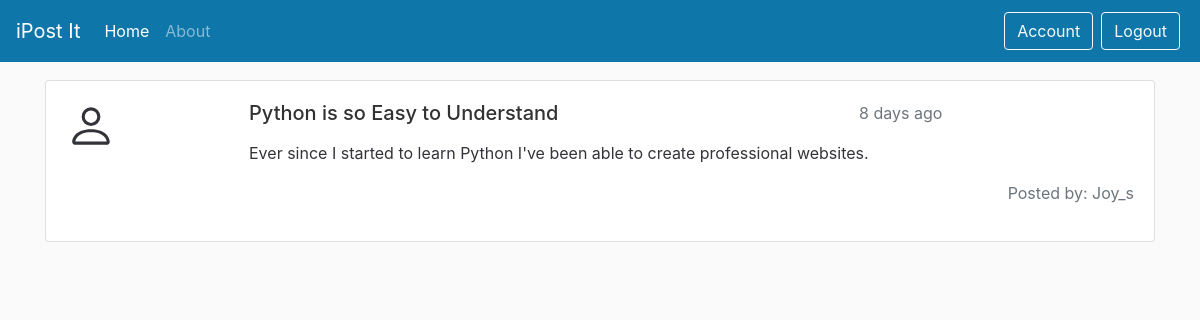
Page /single_post_it/2/ (signed in) on the committed database.
### post/models.py (models this page shows, shortened)
class PostIt(models.Model):
    post_title = models.CharField(max_length=100)
    post_body = models.TextField(max_length=300)
    posted_date = models.DateTimeField(default=timezone.now)
    posted_by = models.ForeignKey(User, on_delete=models.CASCADE)
    def time_published(self):
        time_difference = timezone.now() - self.posted_date
        if time_difference.days == 0 and 0 <=time_difference.seconds < 60:
            seconds = time_difference.seconds
            if seconds == 1:
                return f'{str(seconds)} second ago'
            else:
                return f'{str(seconds)} seconds ago'
        if time_difference.days == 0 and 60 <= time_difference.seconds < 3600:
            minutes = math.floor(time_difference.seconds / 60)
            if minutes == 1:
                return f'{str(minutes)} minute ago'
            else:
                return f'{str(minutes)} minutes ago'
        if time_difference.days == 0 and 3600 <= time_difference.seconds < 86400:
            hours = math.floor(time_difference.seconds / 3600)
            if hours == 1:
                return f'{str(hours)} hour ago'
            else:
                return f'{str(hours)} hours ago'
        if 1 <= time_difference.days < 30:
            days = time_difference.days
            if days == 1:
                return f'{str(days)} day ago'
            else:
                return f'{str(days)} days ago'

### post/views.py (the view)
# urls.py: path('single_post_it/<int:post_it_id>/', views.single_post_it, name='single_post_it'),
@login_required()
def single_post_it(request, post_it_id, update=None):
    data = get_object_or_404(PostIt, id=post_it_id)  # Using get_object_or_404
    update_screen = True if update == 'update' else False
    if request.method == 'POST':
        form = PostItForm(request.POST, instance=data)
        if form.is_valid():
            form.save()
            return redirect('post-home')
    else:
        form = PostItForm(instance=data)  # Ensure form is initialized with data on GET requests
    context = {
        'post_it': data,
        'update': update_screen,
        'form': form
    }
    return render(request, 'post/single-postit.html', context)

### post/templates/post/single-postit.html (shortened to what this page needs)
{% extends "post/main.html" %}
{% load crispy_forms_tags %}
{% block content %}
<div class="container">
    <div class="card mb-4">
{% if not update or post_it.posted_by.id != user.id %}
        <div class="card-body">
            <div>
                <div class="row">
                    <div class="col-2">
                    </div>
                    <div class="col-10">
                        <div class="row">
                            <div class="col">
                                <h5 class="card-title">{{post_it.post_title}}</h5>
                            </div>
                            <div class="col-4">
                                <p class="text-muted">{{post_it.time_published}}</p>
                            </div>
                        </div>
                        <p class="card-text">
                            {{post_it.post_body}}
                        </p>
                    </div>
                </div>
                <div class="mt-3">
                    <div class="d-flex justify-content-end">
                        <p class="text-secondary">Posted by: {{post_it.posted_by}} </p>
                    </div>
                </div>
            </div>
        </div>
        {% endif %}
    </div>
</div>
{% endblock content %}

### post/static/post/css/base.css (style rules this page uses)
body { background: #fafafa; color: #33333a; margin-top: 5rem; }
h1, h2, h3, h4, h5, h6 { color: #323232; }

### rows in the picture
PostIt: post_title "Python is so Easy to Understand", time_published "8 days ago", post_body "Ever since I started to learn Python I've been able to create professional websites.", posted_by "Joy_s"
